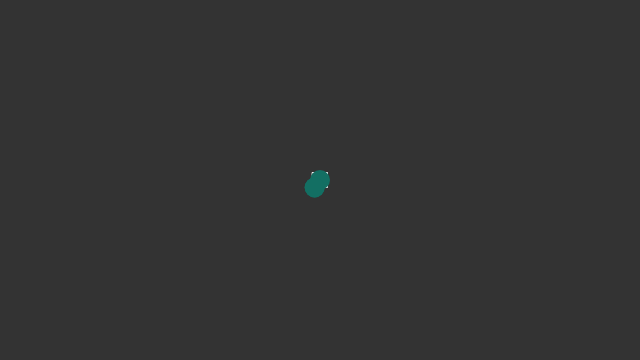
Frame 1 (no input)
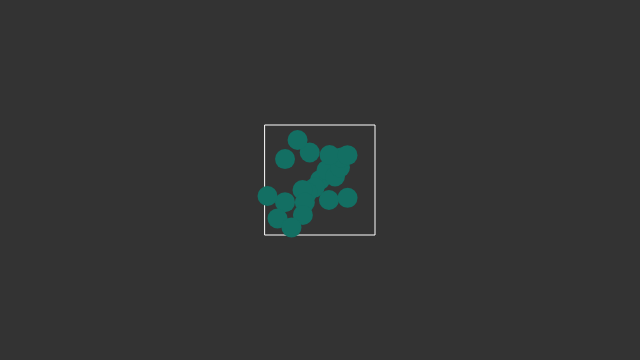
Frame 60 (no input)
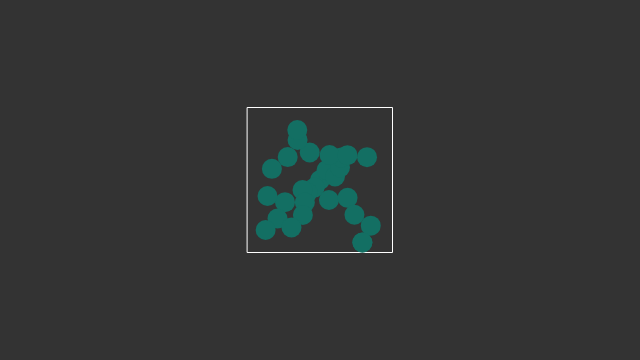
Frame 120 (the mouse pressed at the canvas centre since frame 60)

The p5.js sketch that drew these frames (run headless with seeded random() and noise() and a simulated clock; from frame 60 on, the mouse is pressed at the canvas centre):

// p5.js sketch
// ── sketch.js
let quadtree;
let points = [];

let tree = [];

const MAX_POINTS = 100;
const POINT_R = 10;

function setup() {
  createCanvas(640, 360);

  tree.push(new BrownianPoint(width / 2, height / 2, POINT_R));

  // for (let i = 0; i < 4; i++) {
  //   let p = new BrownianPoint(random(width), random(height), 25, i);
  //   points.push(p);
  // }
}

let walker;
let perim;
function draw() {
  if (!walker) {
    let closest = ((tree.length + 2) * POINT_R) / 2;

    let w = min(closest, width);
    let h = min(closest, height);

    perim = [width/2 - w/2, height/2 - h/2, w, h]

    if (w >= width && h >= height) {
      return;
    }

    let v = randomPerimVector(...perim);
    walker = new BrownianPoint(v.x, v.y, POINT_R);
    walker.setBounds(...perim);
    walker.setSpeed(2 + tree.length / 8);
  } else {
    walker.move();
  }
  background(51);

  push();
  stroke(255);
  strokeWeight(1);
  noFill();
  rect(...perim);
  pop();
  walker.draw();
  

  let stuck = false;
  for (let p of tree) {
    if (isInCirc(p, walker.x, walker.y, p.r * 2)) {
      stuck = true
    }
  }

  if (stuck) {
    tree.push(walker);
    walker = null;
  }
  
  for (let p of tree) {
    p.draw();
  }

  // quadtree = new QuadTree(0, 0, width, height, 4);
  // points.forEach((p) => {
  //   p.move();
  //   p.highlight = false;
  //   quadtree.insert(p);
  // });

  // points.forEach((p) => {
  //   let queryCirc = [p.x, p.y, 2*p.r];
  //   let others = quadtree.queryCirc(...queryCirc);
  //   if (others.length > 1) {
  //     p.highlight = true;
  //   }
  // });

  // points.forEach((p) => {
  //   p.draw();
  // });


  //quadtree.draw();
}

class BrownianPoint extends p5.Vector {
  constructor(x, y, r, i) {
    super(x, y);
    this.r = r;
    this.i = i;

    this.setBounds(0, 0, width, height);
    this.setSpeed(1);
  }

  draw() {
    push();
    ellipseMode(RADIUS);
    noStroke()
    if (!this.highlight) {
      fill(19, 111, 99);
    } else {
      fill(224, 202, 60);
    }
    circle(this.x, this.y, this.r);
    pop();

    push();
    textAlign(CENTER, CENTER);
    if (this.i >= 0) {
      text(this.i, this.x, this.y);
    }
    pop();
  }

  setSpeed(s) {
    this.speed = s;
  }

  setBounds(x, y, w, h) {
    this.minX = x;
    this.minY = y;
    this.boundsW = w;
    this.boundsH = h;
  }

  move() {
    this.add(p5.Vector.random2D().mult(this.speed));
    let x = constrain(this.x, this.minX + this.r, this.minX + this.boundsW - this.r);
    let y = constrain(this.y, this.minY + this.r, this.minY + this.boundsH - this.r);
    this.set(x, y);
  }
}

class QuadTree {
  constructor(x, y, w, h, capacity) {
    this.capacity = capacity;
    this.points = [];
    this.x = x;
    this.y = y;
    this.w = w;
    this.h = h;
  }

  insert(p) {
    if (!this.contains(p)) {
      return;
    }

    if (this.points && this.points.length < this.capacity) {
      this.points.push(p);
      return;
    }

    if (!this.nw) {
      this.nw = new QuadTree(
        this.x,
        this.y,
        this.w / 2,
        this.h / 2,
        this.capacity
      );
      this.ne = new QuadTree(
        this.x + this.w / 2,
        this.y,
        this.w / 2,
        this.h / 2,
        this.capacity
      );
      this.sw = new QuadTree(
        this.x,
        this.y + this.h / 2,
        this.w / 2,
        this.h / 2,
        this.capacity
      );
      this.se = new QuadTree(
        this.x + this.w / 2,
        this.y + this.h / 2,
        this.w / 2,
        this.h / 2,
        this.capacity
      );
    }

    [...this.points ? this.points : [], p].forEach(p => {
      this.onChild(q => q.insert(p))
    });

    this.points = undefined;
  }

  queryRect(x, y, w, h, found) {
    found = found ? found : [];
    const contains = x <= this.x + this.w && x + w > this.x &&
      y <= this.y + this.h && y + h > this.y;

    if (!contains) {
      return found;
    }

    if (this.points) {
      return found.concat(this.points.filter(p => isInRect(p, x, y, w, h)));
    } else {
      this.onChild(q => found = q.queryRect(x, y, w, h, found));
    }
    return found;
  }

  queryCirc(x, y, r, found) {
    found = found ? found : [];

    //TODO - over-eagerly returns true - could be slightly smarter
    const contains = x - r <= this.x + this.w && x + r > this.x &&
      y - r <= this.y + this.h && y + r > this.y;

    if (!contains) {
      return found;
    }

    if (this.points) {
      return found.concat(this.points.filter(p => isInCirc(p, x, y, r)));
    } else {
      this.onChild(q => found = q.queryCirc(x, y, r, found));
    }
    return found;
  }

  contains(p) {
    return isInRect(p, this.x, this.y, this.w, this.h);
  }

  draw() {
    push();
    stroke(255);
    noFill();
    strokeWeight(0.25);
    rect(this.x, this.y, this.w, this.h);
    pop();

    if (this.nw) {
      this.onChild(q => q.draw());
    }
  }

  onChild(f) {
    [this.nw, this.ne, this.sw, this.se].forEach((q) => {
      f(q);
    });
  }
}

function isInRect(p, x, y, w, h) {
  return (
    p.x > x && p.x <= x + w &&
    p.y > y && p.y <= y + h
  );
}

function isInCirc(p, x, y, r) {
  let v = createVector(x, y);
  let d = v.dist(p);
  return d <= r;
}

function logSecond(...msg) {
  frameCount % 60 == 0 && console.log(...msg);
}

function randomPerimVector(x, y, w, h) {
  let a = random(2*(w + h));
  let v;
  if (a < w) {
    v = createVector(a, 0);
  } else if(a >= w && a < w + h) {
    v = createVector(w, a - w);
  } else if(a >= w + h && a < 2*w + h) {
    v = createVector(2*w + h - a, h);
  } else { // a > w + h && a <= 2*w + h) {
    v = createVector(0, 2*(w+h) - a);
  }
  return v.add(x, y);
}
